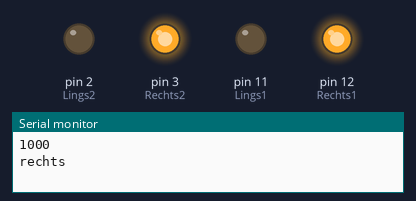
This sketch was run on a simulated Arduino Uno, built with avr-gcc and run on an emulated ATmega328P. On the bench: output pins drawn as LEDs (lit = HIGH), the last lines printed to the serial monitor.

Above: at 0.5 s.
At 2.5 s:
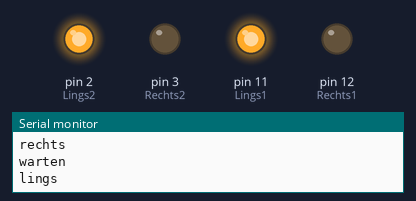
At 3.5 s:
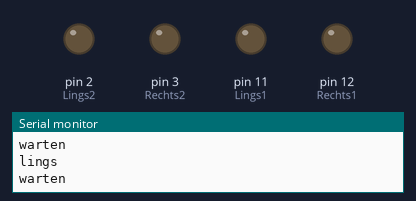
Timing chart, 0 to 5.2 s (numbered marks = the images above):
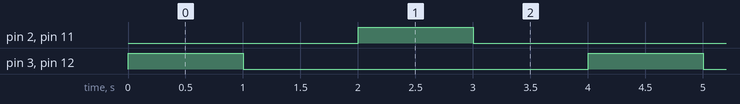

The sketch:

Auto.ino
```cpp
int Rechts1 = 12;
int Rechts2 = 3;
int Lings1 = 11;
int Lings2 = 2;
int zahler = 1000;
void setup() {
  // put your setup code here, to run once:
pinMode(Rechts1, OUTPUT);
pinMode(Lings1, OUTPUT);
pinMode(Rechts2, OUTPUT);
pinMode(Lings2, OUTPUT);
Serial.begin(9600);
}

void loop() {
  // put your main code here, to run repeatedly:
    Serial.println(zahler);
 re();
 delay(zahler);
 warten();
 delay(zahler);
 lings();
 delay(zahler);
 warten();
 delay(zahler);
 //zahler = zahler + 5;
 if (zahler > 1000) {
  zahler = 20;
 }

}
void re(){
  Serial.println("rechts");
 digitalWrite(Lings1, 0);
 digitalWrite(Lings2, 0);
 digitalWrite(Rechts1, 1);
 digitalWrite(Rechts2, 1);
}
void lings(){
    Serial.println("lings");
 digitalWrite(Rechts1, 0);
 digitalWrite(Rechts2, 0);
 digitalWrite(Lings1, 1);
 digitalWrite(Lings2, 1);

}
void warten(){
    Serial.println("warten");
 digitalWrite(Lings1, 0);
 digitalWrite(Lings2, 0);
 digitalWrite(Rechts1, 0);
 digitalWrite(Rechts2, 0);
}
```

Measured:
- by itself, pin 2 (Lings2), pin 3 (Rechts2), pin 11 (Lings1), pin 12 (Rechts1): alternates HIGH for 1.0 s and LOW for 3.0 s
- by itself, everything shown: repeats every 4.0 s, in 4 steps
